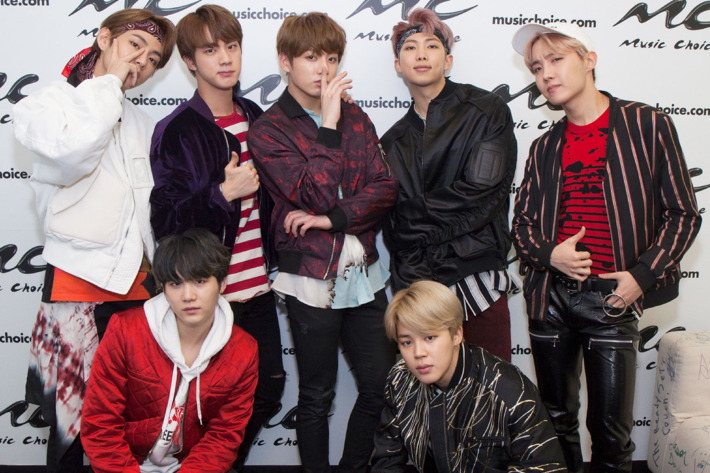
#> input picture instructor/OpenCV/face_detection/images/bts.jpg, 710 x 473 px
$ python faceRecognition.py --face haarcascade_frontalface_default.xml --image images/bts.jpg
#> lines starting #> are read from the running program, lines starting #| are printed output that depends on the picture
### instructor/OpenCV/face_detection/imagesearch/facedetector.py
# import the necessary packages
import cv2

# define the faceDetector class, which will encapsulate all the necessary logic to perform face detection

class faceDetector:
	def __init__(self, faceCascadePath):
		# load the face detector
		self.faceCascade = cv2.CascadeClassifier(faceCascadePath)

	# define the detect method to actually find the faces in an image
	def detect(self, image, scaleFactor = 1.1, minNeighbors = 5, minSize = (30, 30)):
		# detect the actual faces in the image
		rects = self.faceCascade.detectMultiScale(image,
			scaleFactor = scaleFactor, minNeighbors = minNeighbors,
			minSize = minSize, flags = cv2.CASCADE_SCALE_IMAGE)

		# return the rectangles representing bounding
		# boxes around the faces
		return rects

### instructor/OpenCV/face_detection/faceRecognition.py
# USAGE
# python faceRecognition.py --face cascades/haarcascade_frontalface_default.xml --image images/filename

# import the necessary packages

from __future__ import print_function
from imagesearch.facedetector import faceDetector
import argparse
import cv2


# construct the argument parse and parse the arguments
ap = argparse.ArgumentParser()
ap.add_argument("-f", "--face", required = True,
	help = "path to where the face cascade resides")
ap.add_argument("-i", "--image", required = True,
	help = "path to where the image file resides")
args = vars(ap.parse_args())


# load the image and convert it to grayscale
image = cv2.imread(args["image"])
#> image is the input picture: shape (473, 710, 3); mean B, G, R 106.2, 103.9, 123.1
gray = cv2.cvtColor(image, cv2.COLOR_BGR2GRAY)
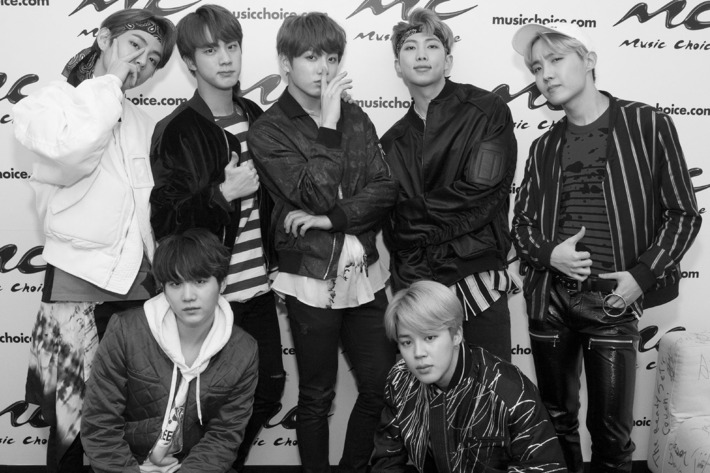
#> gray: shape (473, 710); min 0, max 253, mean 109.9

# find faces in the image
fd = faceDetector(args["face"])
# detects the actual faces in the image by making a call to the detect method
faceRects = fd.detect(gray, scaleFactor = 1.1, minNeighbors = 5,
	minSize = (30, 30))
#> in detect, `rects = self.faceCascade.detectMultiScale(image, scaleFactor = scaleFa..`: rects = [[393, 26, 58, 58], [295, 37, 59, 59], [390, 318, 60, 60], [194, 25, 61, 61], [157, 259, 64, 64]]
#> faceRects has the same summary as rects in detect
#  prints out the number of faces found in the image
print("I found {} face(s)".format(len(faceRects)))
#| I found 5 face(s)

# loop over the faces and draw a rectangle around each
for (x, y, w, h) in faceRects:
	cv2.rectangle(image, (x, y), (x + w, y + h), (0, 255, 0), 2)
#> this loop made 5 passes

# show the detected faces
cv2.imshow("Faces", image)
cv2.waitKey(0)

$ run again, on instructor/OpenCV/face_detection/images/prince.jpg
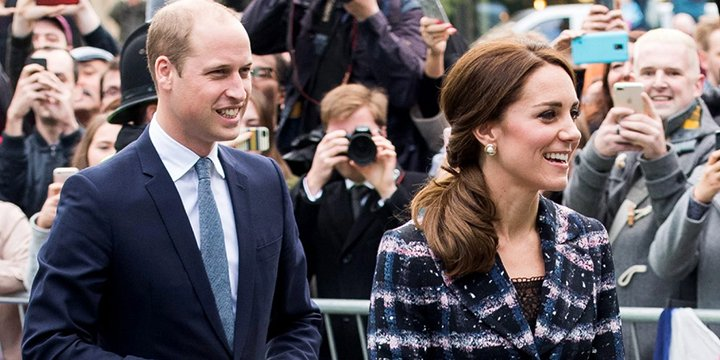
#> input picture instructor/OpenCV/face_detection/images/prince.jpg, 720 x 360 px
#> image is the input picture: shape (360, 720, 3); mean B, G, R 99, 94.3, 102.9
#> `gray = cv2.cvtColor(image, cv2.COLOR_BGR2GRAY)`:
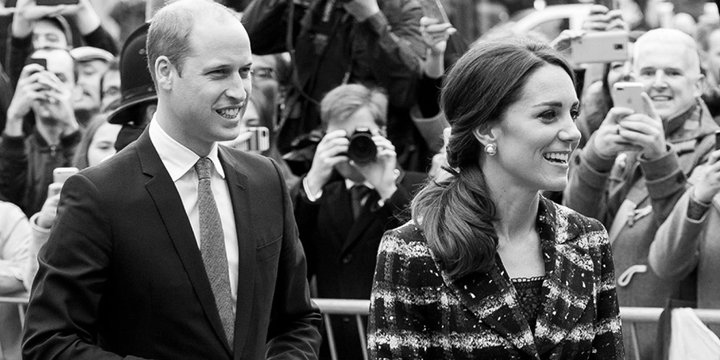
#> gray: shape (360, 720); min 0, max 255, mean 97.4
#> rects = [[86, 127, 53, 53], [626, 46, 69, 69], [160, 26, 115, 115], [503, 71, 112, 112]]
#> faceRects has the same summary as rects in detect
#| I found 4 face(s)
#> the loop `for (x, y, w, h) in faceRects:` made 4 passes
#> after the loop `for (x, y, w, h) in faceRects:`:
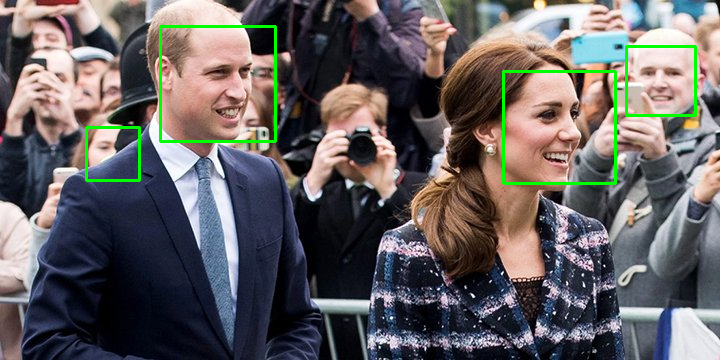
#> image: shape (360, 720, 3); mean B, G, R 96.8, 96.2, 100.4

$ run again, on instructor/OpenCV/face_detection/images/green_day.png
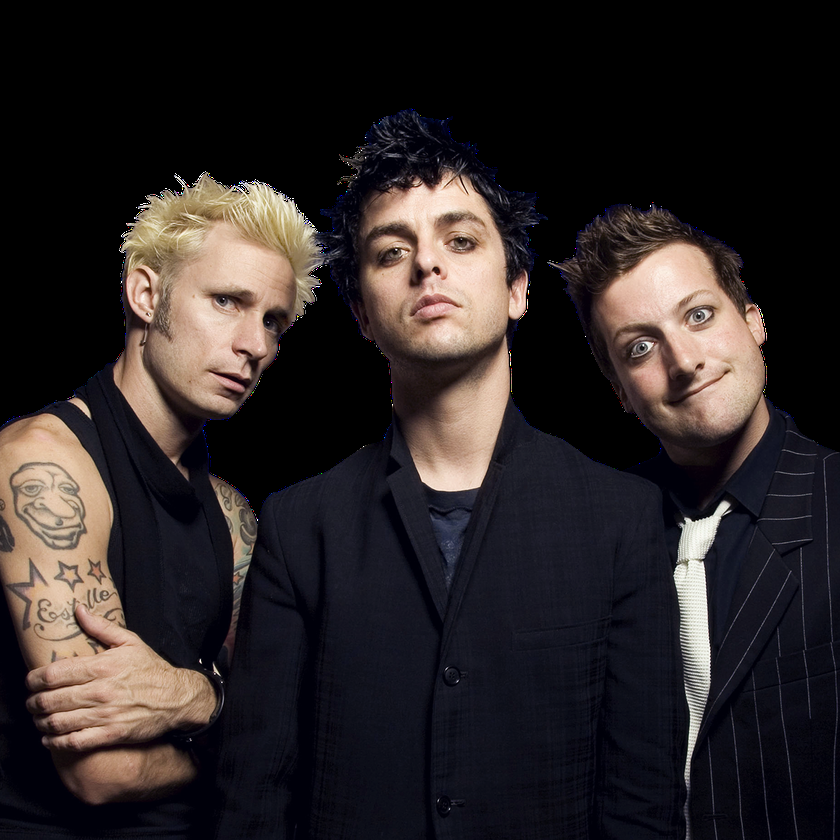
#> input picture instructor/OpenCV/face_detection/images/green_day.png, 840 x 840 px, shrunk from 1200 x 1200 before the run
#> image is the input picture: shape (840, 840, 3); mean B, G, R 38, 37.9, 44.3
#> `gray = cv2.cvtColor(image, cv2.COLOR_BGR2GRAY)`:
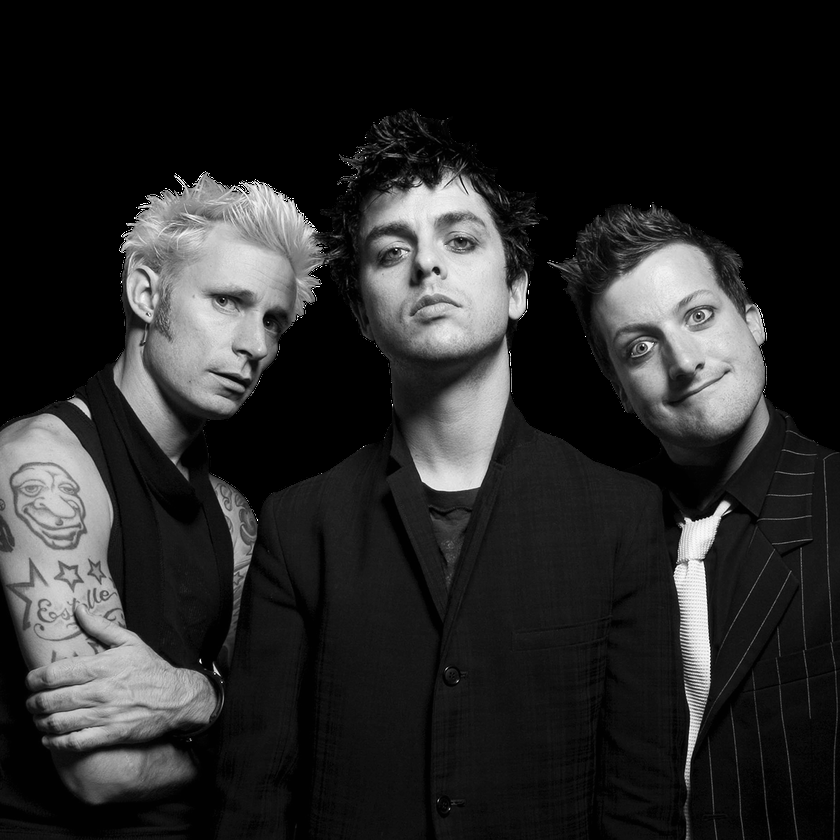
#> gray: shape (840, 840); min 0, max 255, mean 39.8
#> rects = [[31, 620, 52, 52], [8, 465, 60, 60], [334, 172, 189, 189]]
#> faceRects has the same summary as rects in detect
#| I found 3 face(s)
#> the loop `for (x, y, w, h) in faceRects:` made 3 passes

$ run again, on instructor/OpenCV/face_detection/images/messi.png
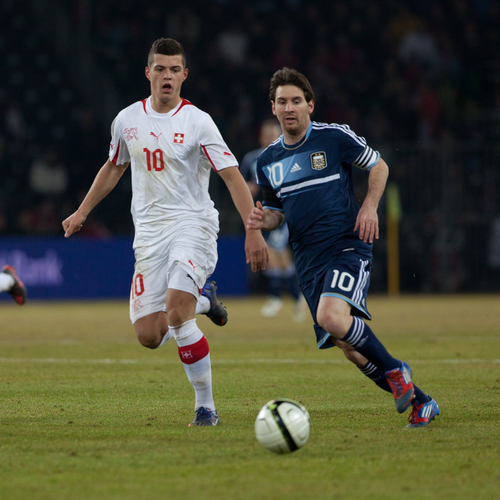
#> input picture instructor/OpenCV/face_detection/images/messi.png, 500 x 500 px
#> image is the input picture: shape (500, 500, 3); mean B, G, R 58.7, 75.7, 74.3
#> `gray = cv2.cvtColor(image, cv2.COLOR_BGR2GRAY)`:
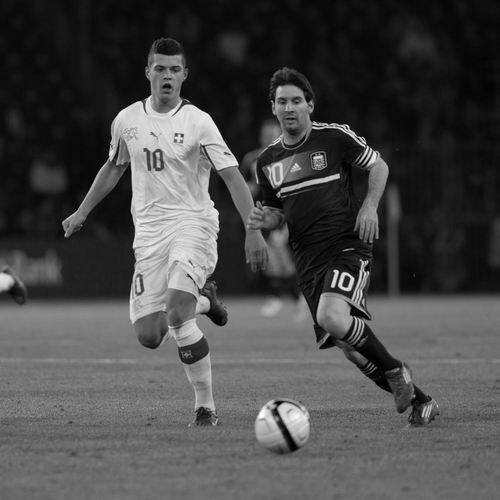
#> gray: shape (500, 500); min 0, max 255, mean 73.3
#> rects = [[264, 82, 49, 49], [142, 50, 49, 49]]
#| I found 2 face(s)
#> the loop `for (x, y, w, h) in faceRects:` made 2 passes
